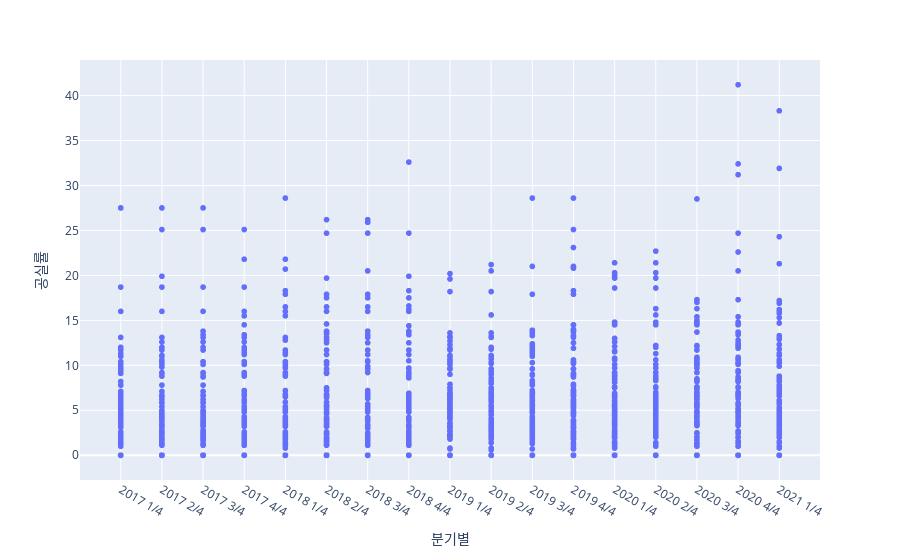

Source (notebook cell):
### Code cell
fig = px.scatter(data_frame=ds, x='분기별', y='공실률')
                #color='지역분류',size='공실률')
                                #hover_data=['sepal_width'])
fig.show()

### Figure 1 — Plotly figure (JSON) as saved in the notebook; plotly's stock layout.template omitted (floating-point values rounded to 4 significant figures; data arrays with more than 128 entries replaced by an {"elided": "..."} marker saying what was removed)
{"data": [{"hovertemplate": "분기별=%{x}<br>공실률=%{y}<extra></extra>", "legendgroup": "", "marker": {"color": "#636efa", "symbol": "circle"}, "mode": "markers", "name": "", "showlegend": false, "type": "scattergl", "x": {"elided": "2176 str values"}, "xaxis": "x", "y": {"elided": "2176 float values"}, "yaxis": "y"}], "layout": {"legend": {"tracegroupgap": 0}, "margin": {"t": 60}, "xaxis": {"anchor": "y", "domain": [0, 1], "title": {"text": "분기별"}}, "yaxis": {"anchor": "x", "domain": [0, 1], "title": {"text": "공실률"}}}}
